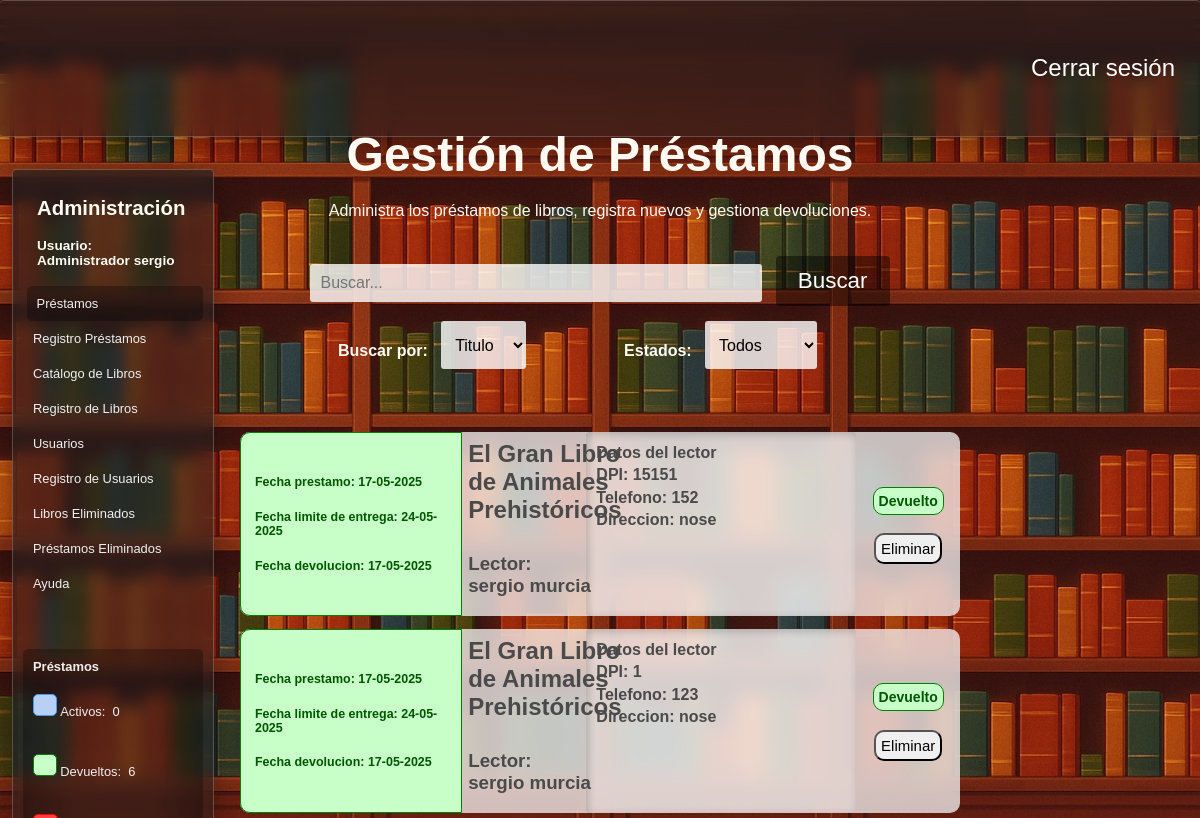
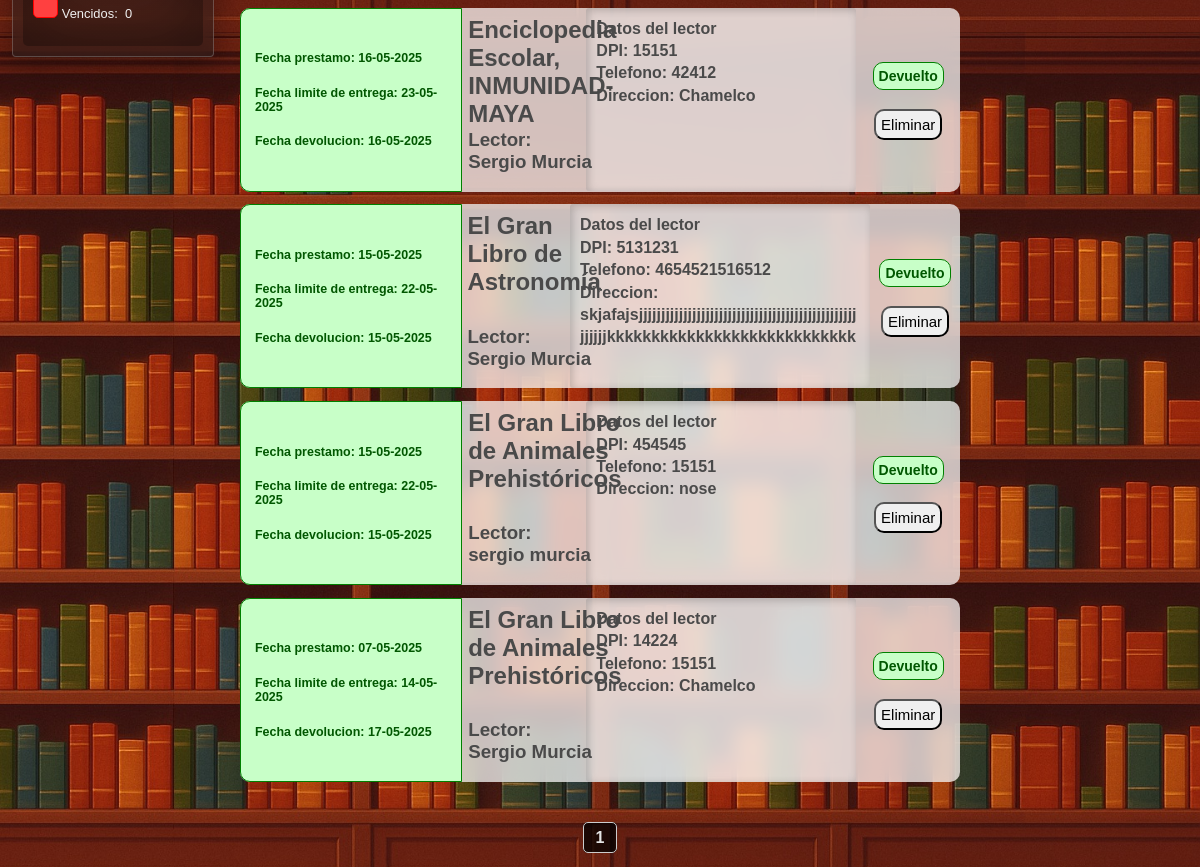
Before: /prestamos (signed in) with the older database file (2 pictures, top to bottom).
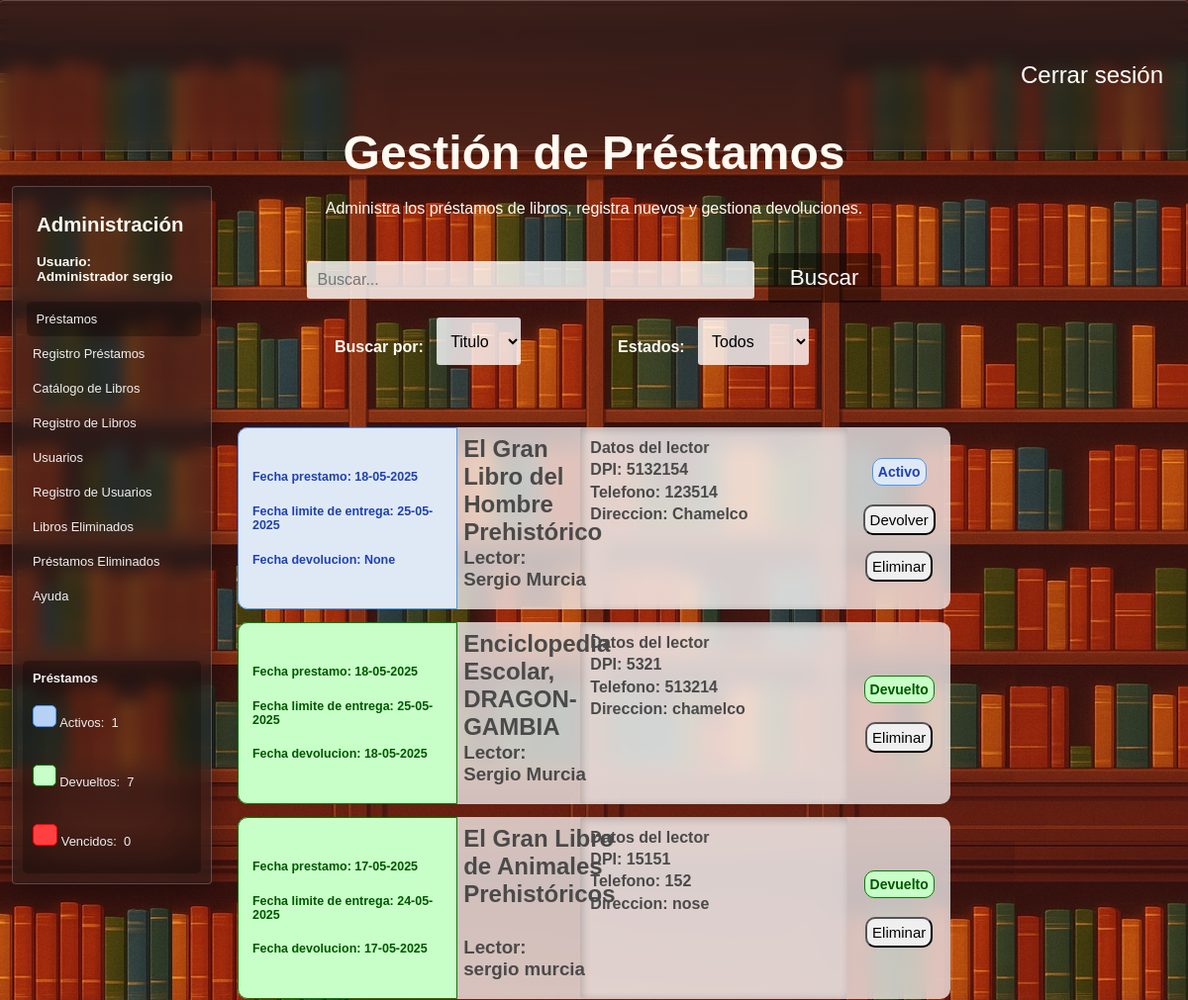
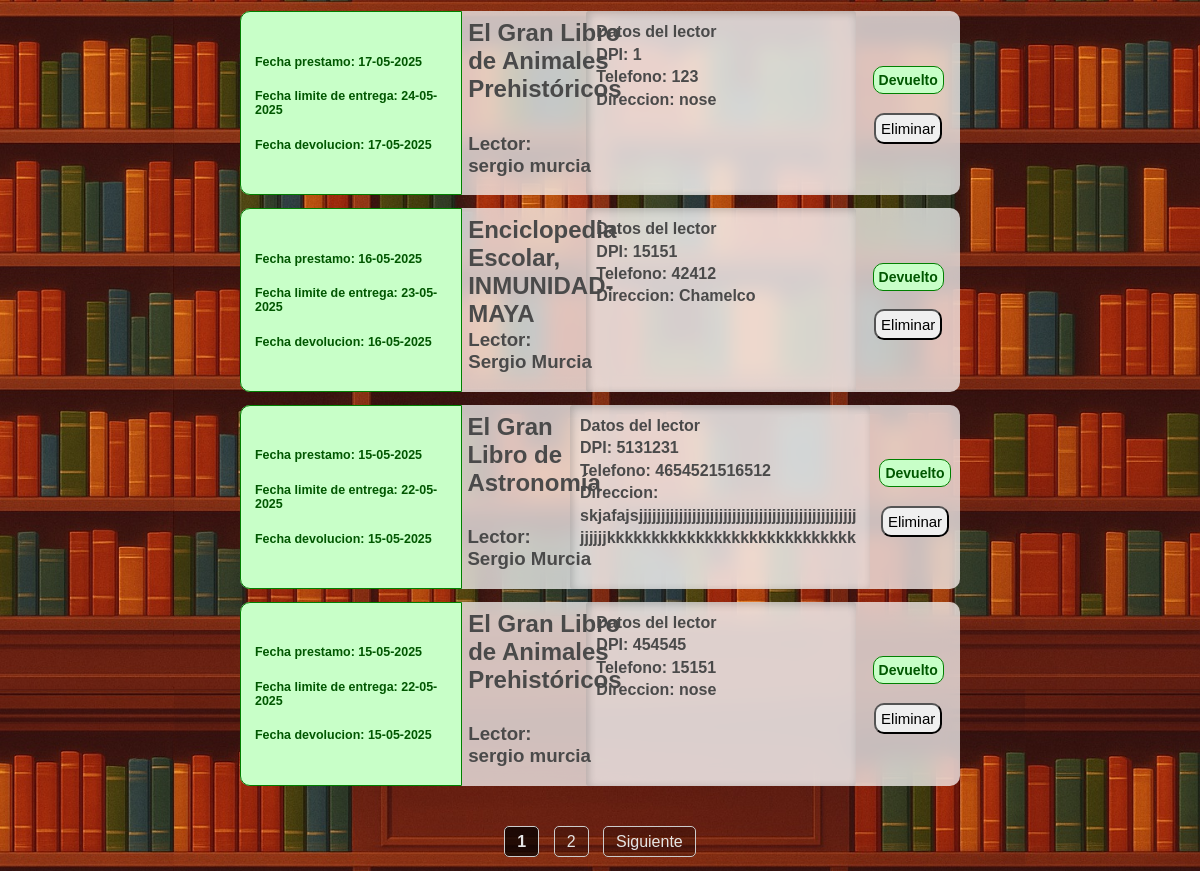
After: the same page with the newer database file (2 pictures, top to bottom).
### tables this page shows
CREATE TABLE "Prestamos" (
	"id_prestamo"	INTEGER NOT NULL,
	"dpi_usuario"	TEXT NOT NULL,
	"nombre"	TEXT NOT NULL,
	"apellido"	TEXT NOT NULL,
	"direccion"	TEXT NOT NULL,
	"num_telefono"	TEXT,
	"id_libro"	INTEGER NOT NULL,
	"grado"	TEXT,
	"id_estado"	TEXT NOT NULL,
	"fecha_prestamo"	DATE NOT NULL,
	"fecha_entrega_estimada"	DATE NOT NULL,
	"fecha_devolucion"	DATE,
	PRIMARY KEY("id_prestamo" AUTOINCREMENT),
	FOREIGN KEY("id_estado") REFERENCES "Estados"("id_estado"),
	FOREIGN KEY("id_libro") REFERENCES "Libros"("id_libro")
);

CREATE TABLE "Libros" (
	"id_libro"	INTEGER,
	"Titulo"	TEXT NOT NULL,
	"Tomo"	INTEGER,
	"ano_publicacion"	TEXT,
	"ISBN"	TEXT,
	"numero_paginas"	INTEGER  NOT NULL,
	"numero_copias"	INTEGER  NOT NULL,
	PRIMARY KEY("id_libro" AUTOINCREMENT),
	UNIQUE("Titulo", "Tomo")
);

### app.py (the view)
@app.route("/prestamos",methods = ["GET","POST"])
def prestamos():
    if "usuario" not in session:
        return redirect("/") #Solo se puede acceder con session iniciada
    conexion = conexion_BD()
    query = conexion.cursor()
    estados = request.args.get("estados", "Todos")
    exito = request.args.get("exito","")
    devuelto = request.args.get("devuelto","")
    verificar_vencidos()
    pagina = request.args.get("page", 1, type=int) #Recibe el parametro de la URL llamado page
    prestamos_por_pagina = 7
    offset = (pagina - 1) * prestamos_por_pagina
    query.execute("select count(*) from prestamos")
    total_prestamos = query.fetchone()[0]
    total_paginas = math.ceil(total_prestamos / prestamos_por_pagina)
    query.execute(f"""select strftime('%d-%m-%Y', p.fecha_prestamo), strftime('%d-%m-%Y', p.fecha_entrega_estimada), strftime('%d-%m-%Y', p.fecha_devolucion), l.Titulo, p.nombre, p.apellido, p.dpi_usuario, p.num_telefono,  p.direccion, e.estado, p.id_prestamo
                    from Prestamos p
                    join Libros l on p.id_libro = l.id_libro
                    join Estados e on p.id_estado = e.id_estado
                  order by e.id_estado asc, p.fecha_prestamo desc
                  limit ? offset ?""",(prestamos_por_pagina,offset))
    prestamos = query.fetchall()
    query.execute("Select Count(*) from prestamos where id_estado = 1") #Prestamos vencidos
    prestamos_vencidos = query.fetchone()[0]
    query.execute("Select Count(*) from prestamos where id_estado = 2") #Prestamos activos
    prestamos_activos = query.fetchone()[0]
    query.execute("Select Count(*) from prestamos where id_estado = 3") #Prestamos devueltos
    prestamos_devueltos = query.fetchone()[0]
    query.close()
    conexion.close()
    return render_template("prestamos.html",prestamos=prestamos,estados=estados,pagina=pagina,total_paginas=total_paginas,
                           prestamos_activos=prestamos_activos,prestamos_devueltos=prestamos_devueltos,prestamos_vencidos=prestamos_vencidos,
                           exito = exito, devuelto = devuelto)

### config.py (called while the page is built)
def conexion_BD():
    return sqlite3.connect(DB_PATH)

### templates/prestamos.html (shortened to what this page needs)
<!DOCTYPE html>
<html lang="es">
<head>
    <link rel="stylesheet" href="{{ url_for('static', filename='estilo_prestamos.css') }}">
    <link rel="stylesheet" href="{{ url_for('static', filename='barra_lateral.css') }}">
    <link rel="stylesheet" href="{{ url_for('static', filename='filtros.css') }}">
    <link rel="stylesheet" href="{{ url_for('static', filename='general.css') }}">
</head>
<body>
    <header>
        <div class="navbar fondo-cristal">
            <a href="{{ url_for('logout') }}">Cerrar sesión</a>
        </div>
    </header>
    <main>
        {% if ((session["rol"]) == "Administrador") or ((session["rol"]) == "Bibliotecario") %}
        <section class="barra-lateral fondo-cristal">
            <h2>Administración</h2>
            <h4>Usuario: <br>
            {{session["rol"]}}&nbsp;{{session["usuario"]}}</h4>
            <nav>
                <a href="{{ url_for('prestamos') }}" id="pagina-actual">Préstamos </a>
                <a href="{{ url_for('registro_prestamos') }}">Registro Préstamos</a>
                <a href="{{ url_for('libros') }}">Catálogo de Libros </a>
                <a href="{{ url_for('insertar_libro') }}">Registro de Libros</a>
                {% if session["rol"] == "Administrador" %}
                <a href="{{ url_for('usuarios') }}">Usuarios</a>
                <a href="{{ url_for('registrar_usuarios') }}">Registro de Usuarios</a>
                <a href="{{ url_for('libros_eliminados') }}">Libros Eliminados</a>
                <a href="{{ url_for('prestamos_eliminados') }}">Préstamos Eliminados</a>
                {% endif %}
                <a target="_blank" href="https://www.canva.com/design/DAGnUI0PU7M/cDvkG9fCgPKL4FTZee_YLQ/edit">Ayuda</a>
                <div class="conteo-prestamos">
                    <span>
                        <strong>Préstamos</strong>
                    </span>
                    <span>
                        <span id="azul"> </span>&nbsp;Activos:&nbsp;
                        {{prestamos_activos}}
                        <br><br>
                    </span>
                    <span>
                        <span id="verde"> </span>&nbsp;Devueltos:&nbsp;
                        {{prestamos_devueltos}}
                        <br><br>
                    </span>
                    <span>
                        <span id="rojo"> </span>&nbsp;Vencidos:&nbsp;
                        {{prestamos_vencidos}}
                        <br><br>
                    </span>
                </div>
            </nav>
        </section>
        {% endif %}
        <div class="div-busqueda">
            <form class="frm-prestamos" action="/buscar_prestamo" method="GET">
                <label for="buscar_prestamo"><h1>Gestión de Préstamos</h1>Administra los préstamos de libros, registra nuevos y gestiona devoluciones.</label><br><br><br>
                <input class="buscar-prestamo" id="cuadro-busqueda" type="text" name="buscar_prestamo" autocomplete="off" placeholder="Buscar...">&nbsp;&nbsp;
                <section class="menu-filtros">
                    <nav>
                        <section>
                            <h4> Buscar por: &nbsp;&nbsp;</h4>
                            <select name="filtro-busqueda" id="filtro-busqueda">
                                <option value="Titulo"
                                    >
                                    Titulo
                                </option>
                            </select>
                        </section>
                        <section>
                            <h4> Estados: &nbsp;&nbsp; </h4>
                            <select name="estados" id="estados">
                                <option value="Todos"
                                    {% if estados == "Todos" %}
                                        selected
                                    {% endif %}>
                                    Todos
                                </option>
                            </select>
                        </section>
                    </nav>
                </section>
                <button id="btn-buscar" type="submit">Buscar</button>
            </form>
        </div>
        <div class="contendor-prestamos">
            {% for prestamo in prestamos %}
            <div class="prestamo">
                <span class="span-fechas"
                {% if (prestamo[9]) == 'Activo' %}
                    id="p-activo"
                {% elif (prestamo[9]) == 'Devuelto' %}
                    id="p-devuelto"
                {% elif (prestamo[9]) == 'Vencido' %}
                    id="p-vencido"
                {% endif %}
                >
                    <h2>Fecha prestamo: {{prestamo[0]}}</h2>
                    <h2>Fecha limite de entrega: {{prestamo[1]}}</h2>
                    <h2>Fecha devolucion: {{prestamo[2]}}</h2>
                </span>
                <span id="span-info-prestamos">
                    <h2>{{prestamo[3]}}</h2>
                    <h3>Lector: {{prestamo[4]}}&nbsp;{{prestamo[5]}} </h3>
                </span>
                <span id="span-informacion-lector">
                    <h4 class="h4-datos-lector">
                        <strong>Datos del lector</strong><br>
                        DPI: {{prestamo[6]}} <br>
                        Telefono: {{prestamo[7]}}<br>
                        Direccion: {{prestamo[8]}}<br>
                    </h4>
                </span>
                <span id="span-estado-prestamo">
                    {% if (prestamo[9]) == 'Activo' %}
                        <h4 id="p-activo">Activo</h4>
                        <div class="div-acciones-prestamo">
                            <form class="frm-devolver-prestamo" action="/devolver_prestamo" method="POST">
                                <button type="submit">Devolver</button>
                            </form>
                    {% elif (prestamo[9]) == 'Devuelto' %}
                        <h4 id="p-devuelto">Devuelto</h4>
                        <div class="div-acciones-prestamo">
                    {% endif %}
                    {% if (session["rol"] == 'Administrador') or (session["rol"] == 'Bibliotecario') %}
                        <form class="frm-eliminar-prestamo" action="/eliminar_prestamo" method="POST">
                            <button type="reset" class="btn-eliminacion"> Eliminar </button>
                        </form>
                    {% endif %}
                    </div>
                </span>
            </div>
            {% endfor %}
            <br><br><br><br>
        </div>
        <div class="paginacion">
            {% for p in range(pagina - 1, pagina + 2) %}
                {% if 1 <= p <= total_paginas %}
                    {% if p == pagina %}
                        <strong>{{ p }}</strong>
                    {% else %}
                        <a href="{{ url_for('buscar_prestamo', page=p, buscar_prestamo=busqueda, estados=estados, filtro_busqueda=filtro_busqueda) }}">{{ p }}</a>
                    {% endif %}
                {% endif %}
            {% endfor %}
            {% if pagina < total_paginas %}
                <a href="{{ url_for('buscar_prestamo', page=pagina + 1, buscar_prestamo=busqueda, estados=estados, filtro_busqueda=filtro_busqueda) }}">Siguiente</a>
            {% endif %}
        </div>
    </main>
</body>
</html>

### static/estilo_prestamos.css (style rules this page uses)
body { background-image: url('img/libros-loop-v2.jpg'); background-size: cover; background-position: top; }
main { height: 100vh; display: flex; flex-direction: column; justify-content: center; align-items: center; color: #fffbf2; }
.contendor-prestamos { display: block; position: relative; width: 60%; height: auto; min-height: 90%; top: 50%; z-index: 0; margin: 2rem auto; }
.div-acciones-prestamo { display: flex; gap: 1rem; justify-content: center; flex-wrap: wrap; margin-bottom: 1rem; }
.prestamo { background-color: rgba(255, 255, 255, 0.721); backdrop-filter: blur(10px); display: flex; width: 100%; height: 25%; border-radius: 10px; margin-bottom: .8rem; color: #4a4a4a; transition: 0.3s ease-in-out; }
.span-fechas { position: relative; display: flex; width: 25%; min-width: 220px; flex-direction: column; justify-content: center; border-top-left-radius: 10px; border-bottom-left-radius: 10px; font-size: 52%; }
#span-info-prestamos { position: relative; display: flex; width: 30%; flex-direction:column; justify-content: flex-end; }
#span-info-prestamos h2 { margin-top: 8px; margin-left: 5%; position: absolute; top: 0%; }
#span-info-prestamos h3 { margin-top: 30px; margin-left: 5%; position: absolute; }
.h4-datos-lector { background-color: rgba(255, 255, 255, 0.252); padding: 10px; line-height: 1.4; margin: 0; height: 89%; border-radius: 3px; box-shadow: inset 2px 2px 8px rgba(0, 0, 0, 0.2); max-width: 280px; min-width: 250px; white-space: normal; text-overflow: ellipsis; overflow: hidden; word-wrap: break-word; }
#span-estado-prestamo { position: relative; width: 25%; border-top-right-radius: 15px; border-bottom-right-radius: 15px; display: flex; align-items: center; justify-content:center; flex-direction: column; max-width: 130px; margin-left: auto; }
#span-estado-prestamo h4 { border-radius: 10px; padding: 5px; font-size: 14px; }
#span-estado-prestamo button { border-radius: 10px; padding: 5px; font-size: 15px; transition: .3s ease-in-out; }
#p-activo { background-color: rgb(223,233,246); color: rgb(31,65,175); border: solid 1px rgb(72, 152, 250); }
#p-devuelto { background-color: rgb(200, 255, 200); color: rgb(0, 87, 0); border: solid 1px green; }
form select, form input { padding: 10px; font-size: 1rem; border-radius: 3px; border: none; background-color: rgba(255, 255, 255, 0.8); color: black; }
form select { height: 3rem; }
.div-busqueda { text-align: center; position: absolute; top: 5rem; height: 40%; width: 60%; padding: 15px; border-radius: 4px; }
#cuadro-busqueda { width: 60%; }

### static/barra_lateral.css (style rules this page uses)
.barra-lateral { position: absolute; width: 15%; height: auto; left: 1%; top: 10%; padding: 10px; }
.barra-lateral nav { margin-top: 10%; }
.barra-lateral nav a { padding: 10px; color: #efefef; text-decoration: none; display: block; font-size: 1.4rem; transition: 0.2s ease-in-out; border-radius: 5px; }
.barra-lateral h4, .barra-lateral h2 { margin-left: 14px; }
#pagina-actual { background-color: rgba(0, 0, 0, 0.294); margin-left: 2%; }
.barra-lateral span { padding: 10px; color: #efefef; text-decoration: none; display: block; font-size: 1.4rem; transition: 0.2s ease-in-out; border-radius: 5px; }
.conteo-prestamos { margin-top: 3rem; box-shadow: inset 0px 0px 50px 20px rgba(0, 0, 0, 0.307); border-radius: 5px; }
#azul { background-color: rgb(182, 209, 245); color: rgb(31,65,175); border: solid 1px rgb(72, 152, 250); width: 1%; height: 1%; display: inline-block; }
#verde { background-color: rgb(200, 255, 200); color: rgb(0, 87, 0); border: solid 1px green; width: 1%; height: 1%; display: inline-block; }
#rojo { background-color: rgb(255, 64, 64); color: rgb(161, 0, 0); border: solid 1px red; width: 2%; height: 1%; display: inline-block; }
@media (max-width: 1280px) { .barra-lateral { font-size: 85%; } }
@media (max-width: 1280px) { .barra-lateral nav a { font-size: 95%; } }
@media (max-width: 1280px) { .barra-lateral div span { font-size: 95%; } }

### static/filtros.css (style rules this page uses)
.menu-filtros { position: absolute; display: flex; width: 100%; }
.menu-filtros nav { margin-top: 2%; display: flex; width: 90%; justify-content: space-evenly; }
h2 { margin-left: 14px; }
.menu-filtros nav section { display: flex; }

Changed rows visible on the page:
no longer on this page (row unchanged): Prestamos: fecha_prestamo "07-05-2025", fecha_entrega_estimada "14-05-2025", fecha_devolucion "17-05-2025", Titulo "El Gran Libro de Animales Prehistóricos", nombre "Sergio", apellido "Murcia", dpi_usuario "14224", num_telefono "15151", direccion "Chamelco", shows "Devuelto"
added Prestamos: fecha_prestamo "18-05-2025", fecha_entrega_estimada "25-05-2025", prestamo "None", Titulo "El Gran Libro del Hombre Prehistórico", nombre "Sergio", apellido "Murcia", dpi_usuario "5132154", num_telefono "123514", direccion "Chamelco"
added Prestamos: prestamo "18-05-2025", fecha_entrega_estimada "25-05-2025", Titulo "Enciclopedia Escolar, DRAGON-GAMBIA", nombre "Sergio", apellido "Murcia", dpi_usuario "5321", num_telefono "513214", direccion "chamelco", shows "Devuelto"
Other visible differences:
{{ prestamos_activos }}: "0" → "1"
{{ prestamos_devueltos }}: "6" → "7"
new list line: "2"
text now shown: "Siguiente"
